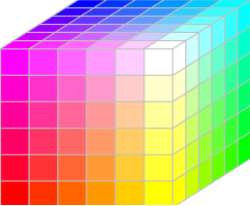
#> input picture pratica-4-5/aula-4/blococores.png, 250 x 206 px
$ python 'ccf394 segmentação espaço de cor hsv 2.py'
#> lines starting #> are read from the running program, lines starting #| are printed output that depends on the picture
import numpy as np
import cv2
frame = cv2.imread("blococores.png")
#> frame is the input picture: shape (206, 250, 3); mean B, G, R 161, 170.2, 205.2
frame = cv2.imread("bARRAS.png")
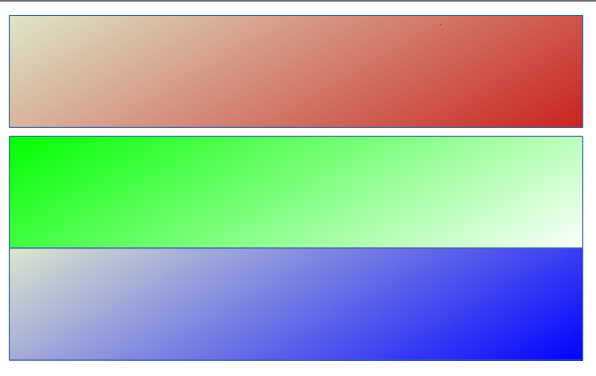
#> input picture pratica-4-5/aula-4/barras.png, 596 x 376 px, found by its file name
#> frame is the input picture: shape (376, 596, 3); mean B, G, R 170.1, 177.6, 161.4

hsv = cv2.cvtColor(frame, cv2.COLOR_BGR2HSV)
#> hsv: shape (376, 596, 3); mean H, S, V 55, 107.9, 232.8
cv2.imshow("hsv", hsv)
v,h,s = cv2.split(hsv)
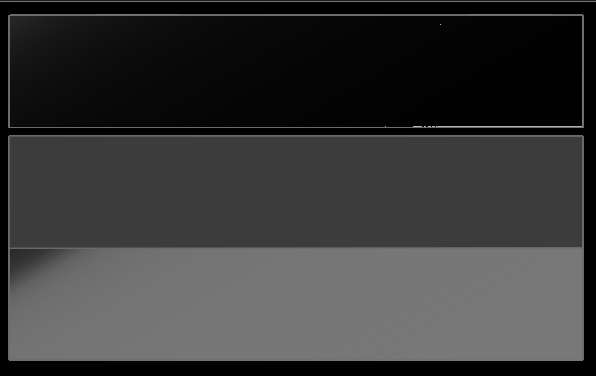
#> v: shape (376, 596); min 0, max 179, mean 55
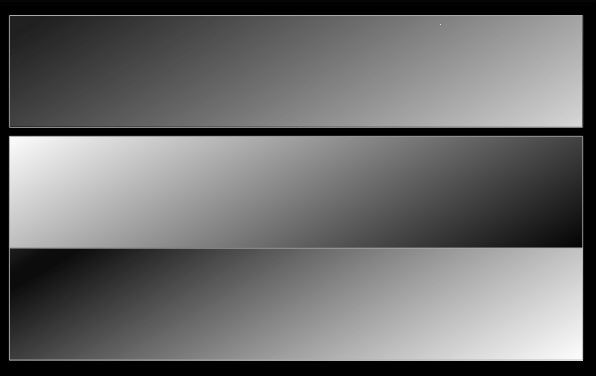
#> h: shape (376, 596); min 0, max 252, mean 107.9
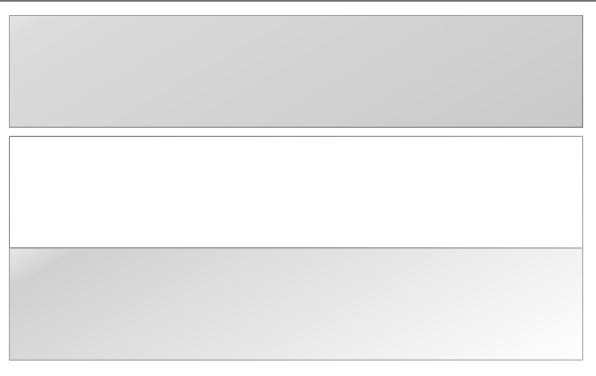
#> s: shape (376, 596); min 111, max 255, mean 232.8
cv2.imshow("v", v)
cv2.imshow("h", h)
cv2.imshow("s", s)
cv2.imshow("original", frame)


cv2.waitKey(0)
cv2.destroyAllWindows()
